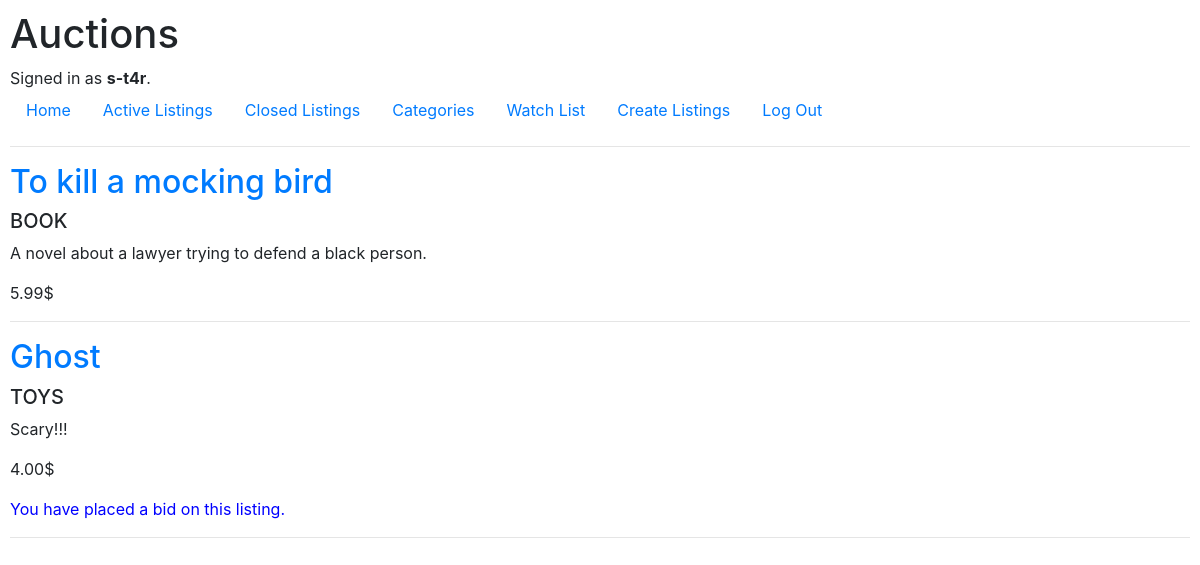
The app's page /active_listings/ (signed in) with its own data.
### auctions/models.py (models this page shows, shortened)
class User(AbstractUser):
    pass

class AuctionListing(models.Model):
    CATEGORY_CHOICES = [
        ('TOYS', 'Toys'),
        ('BOOK', 'Books'),
    ]
    category = models.CharField(max_length=4, choices=CATEGORY_CHOICES)
    user = models.ForeignKey(User, on_delete=models.CASCADE, related_name="lister")
    title = models.CharField(max_length=64)
    description = models.TextField()
    starting_bid = models.FloatField()
    active = models.BooleanField(default=True)
    winner = models.ForeignKey(User, on_delete=models.SET_NULL, null=True, blank=True, related_name="winner")

### auctions/views.py (the view)
# urls.py: path("active_listings/", views.active_listings, name="active_listings"),
def active_listings(request):
    active_listing = AuctionListing.objects.filter(active=True)
    if request.user.is_authenticated:
        user_bids = Bid.objects.filter(bidder_id=request.user).values_list('auction', flat=True)
    else:
        user_bids = []
    return render(request, "auctions/active_listings.html", {
        "active_listing": active_listing,
        "user": request.user,
        "user_bids": user_bids
    })

### auctions/templates/auctions/active_listings.html (shortened to what this page needs)
{% extends "auctions/layout.html" %}
{% block body %}
    {% for active in active_listing %}
    {% if active.active %}
    <div>
        <h2>
            <a href="{% url 'listing' active.id %}">
                {{ active.title }}
            </a>
        </h2>
        <h5>{{ active.category }}</h5>
        <p>{{ active.description }}</p>
        <p>{{ active.starting_bid|floatformat:2 }}$</p>
        {% if active.id in user_bids %}
            <p style="color: blue;"> You have placed a bid on this listing.</p>
        {% endif %}
    </div>
        <hr>
        {% endif %}
        {% empty %}
        <h2>No Active Listing</h2>
    {% endfor %}
{% endblock %}

### auctions/templates/auctions/layout.html (shortened to what this page needs)
{% load static %}
<!DOCTYPE html>
<html lang="en">
    <head>
        <link rel="stylesheet" href="https://stackpath.bootstrapcdn.com/bootstrap/4.4.1/css/bootstrap.min.css">
        <link href="{% static 'auctions/styles.css' %}" rel="stylesheet">
    </head>
    <body>
        <h1>Auctions</h1>
        <div>
            {% if user.is_authenticated %}
                Signed in as <strong>{{ user.username }}</strong>.
            {% else %}
                Not signed in.
            {% endif %}
        </div>
        <ul class="nav">
            <li class="nav-item">
                <a class="nav-link" href="{% url 'index' %}">Home</a>
            </li>
            <li class="nav-item">
                <a class="nav-link" href="{% url 'active_listings' %}">Active Listings</a>
            </li>
            <li class="nav-item">
                <a class="nav-link" href="{% url 'closed_listings' %}">Closed Listings</a>
            </li>
            <li class="nav-item">
                <a class="nav-link" href="{% url 'categories' %}">Categories</a>
            </li>
            {% if user.is_authenticated %}
                <li class="nav-item">
                    <a class="nav-link" href="{% url 'watchlist' %}">Watch List</a>
                </li>
                <li class="nav-item">
                    <a class="nav-link" href="{% url 'create' %}">Create Listings</a>
                </li>
                <li class="nav-item">
                    <a class="nav-link" href="{% url 'logout' %}">Log Out</a>
                </li>
            {% endif %}
        </ul>
        <hr>
        {% block body %}
        {% endblock %}
    </body>
</html>

### auctions/static/auctions/styles.css (style rules this page uses)
body { padding: 10px; }

### records on screen
User: username "s-t4r"
AuctionListing: title "To kill a mocking bird", category "BOOK", description "A novel about a lawyer trying to defend a black person.", starting_bid "5.99"
AuctionListing: title "Ghost", category "TOYS", description "Scary!!!", starting_bid "4.00", shows "You have placed a bid on this listing."
